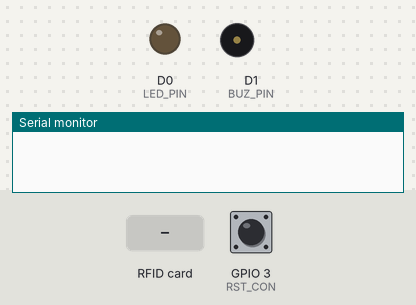
The sketch below on a simulated ESP8266 (NodeMCU). Parts: output pins drawn as LEDs (lit = HIGH), buzzer (waves = sounding, pin HIGH), the last lines printed to the serial monitor. The inputs (shaded band) are chosen by the test bench; at power-on: GPIO 3 (RST_CON) HIGH. WiFi joins after 1.5 s; servers stay silent unless stated; network time is answered at once with the bench clock; the local clock reads 2024-03-15 10:24:30 at power-on unless the sketch sets it.

Above: at 0.1 s.
At 3.9 s:
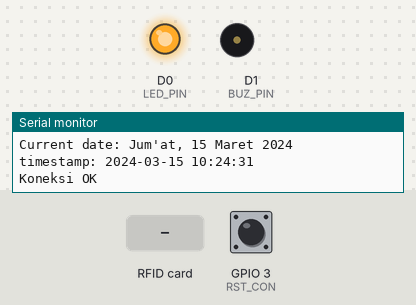
4.0 s: RFID card 5E 7A 19 C4 held to the reader
At 4.9 s:
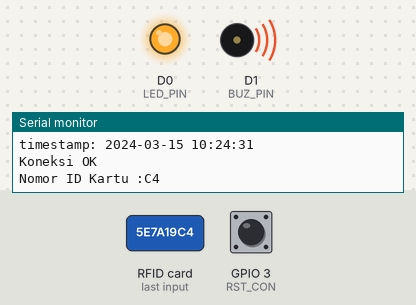
Timing chart, 0 to 7.0 s (numbered marks = the images above; inputs shaded):
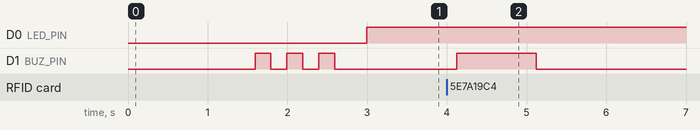

The sketch:

ADMIN_RFID_SIAP_NTP_WifiManager_v4.ino
```cpp
#include <SPI.h>
#include <MFRC522.h>
#include <ESP8266WiFi.h>
#include <NTPClient.h>
#include <WiFiUdp.h>

#include <WiFiClient.h>
#include <ESP8266WebServer.h>
#include <ESP8266mDNS.h>
#include <WiFiManager.h>

ESP8266WebServer server(80);

//pengenal host (server) = IP Address komputer server
const char* host = "172.16.80.123";
const int port = 80;

// Define NTP Client to get time
WiFiUDP ntpUDP;
NTPClient timeClient(ntpUDP, "pool.ntp.org");

//Week Days
String weekDays[7] = { "Minggu", "Senin", "Selasa", "Rabu", "Kamis", "Jum'at", "Sabtu" };

//Month names
String months[12] = { "Januari", "Februari", "Maret", "April", "Mei", "Juni", "Juli", "Augustus", "September", "Oktober", "November", "Desember" };

#define LED_PIN D0  //D8
#define BUZ_PIN 5   //D1

//sediakan variabel untuk RFID
#define SDA_PIN 2  //D4
#define RST_PIN 0  //D3

#define RST_CON 3 //RX

char IDTAG[20];
static char hasilTAG[20] = "";
int i, j, berhasilBaca;
unsigned long timeout;
String dataMasuk, hasilData;
boolean parsing = false;
int loadInfo;
unsigned long previousMillis, currentMillis;
char chipID[25];

int ledState = LOW;

MFRC522 mfrc522(SDA_PIN, RST_PIN);

void setup() {
  Serial.begin(115200);

  pinMode(BUZ_PIN, OUTPUT);
  pinMode(LED_PIN, OUTPUT);
  pinMode(RST_CON, INPUT_PULLUP);
  buzz(0);

  //setting koneksi wifi
  WiFiManager wifiManager;

  // Reset Koneksi SSID
  if(digitalRead(RST_CON) == 0){
    wifiManager.resetSettings();
  }

  wifiManager.autoConnect("siapp_wifi_config");

  Serial.println("Nyambung Coy...");

  if (MDNS.begin("siap")) {
    Serial.println("MDNS responer started");
  }

  {
    //cek koneksi wifi
    Serial.println("Menyambungkan ke Wifi");
    Serial.println();
  }

  // Initialize a NTPClient to get time
  timeClient.begin();
  int GMT = 7;
  timeClient.setTimeOffset(3600 * GMT);

  {
    Serial.println();
    Serial.println("Tersambung ke Wifi");
    Serial.println("IP Address : ");
    Serial.println(WiFi.localIP());
    Serial.println("MAC Address : ");
    Serial.println(WiFi.macAddress());
  }

  {
    int num = ESP.getChipId();
    itoa(num, chipID, 10);
    Serial.println("ID chip: ");
    Serial.println(chipID);
  }

  {
    SPI.begin();
    mfrc522.PCD_Init();
    Serial.println("Tempelkan Kartu RFID Anda ke Reader");
    Serial.println();
  }

  ntp();

  {
    buzz(3);
  }
}

void loop() {
  WiFiClient client;
  MDNS.update();
  server.handleClient();

  if (!client.connect(host, port)) {
    Serial.print(".");
    i = 0;
    return;
  }
  if (i == 0) {
    Serial.println("Koneksi OK");
    i = 1;
  }

  if (i == 1) {
    // blink(500);
    digitalWrite(LED_PIN, HIGH);
  } else {
    digitalWrite(LED_PIN, LOW);
  }

  berhasilBaca = bacaTag();

  if (berhasilBaca) {
    if (IDTAG) {
      buzz(1);
    } else {
      buzz(0);
    }

    if (strcmp(hasilTAG, IDTAG) != 0) {
      strcpy(hasilTAG, IDTAG);
      Serial.println("Nomor ID Kartu :" + String(IDTAG));
      String apiUrl = "/siap.smknbansari.sch.id/tag.php?nokartu=" + String(IDTAG);

      client.print(String("GET ") + apiUrl + " HTTP/1.1\r\n" + "Host: " + host + "\r\n" + "Connection: close\r\n\r\n");
    } else {
      Serial.println("...");
    }

    delay(1000);
  } else {
    strcpy(hasilTAG, "");
  }

  buzz(0);
}

int bacaTag() {
  if (!mfrc522.PICC_IsNewCardPresent())
    return 0;

  if (!mfrc522.PICC_ReadCardSerial())
    return 0;

  memset(IDTAG, 0, sizeof(IDTAG));
  for (byte i = 0; i < mfrc522.uid.size; i++) {
    snprintf(IDTAG, sizeof(IDTAG), "%s%02X", IDTAG, mfrc522.uid.uidByte[i]);
  }

  return 1;
}

void buzz(int loop) {
  if (loop == 0) {
    digitalWrite(BUZ_PIN, LOW);
  } else if (loop == 1) {
    digitalWrite(BUZ_PIN, HIGH);
  } else {
    for (int t = 0; t < loop; t++) {
      digitalWrite(BUZ_PIN, HIGH);
      delay(200);
      digitalWrite(BUZ_PIN, LOW);
      delay(200);
    }
  }
}

void ntp() {
  timeClient.update();
  time_t epochTime = timeClient.getEpochTime();
  //Get a time structure
  struct tm* ptm = gmtime((time_t*)&epochTime);
  String weekDay = weekDays[timeClient.getDay()];
  int monthDay = ptm->tm_mday;
  int currentMonth = ptm->tm_mon + 1;

  String currentMonth_2digit;

  if (currentMonth < 10) {
    currentMonth_2digit = "0" + String(currentMonth);
  } else {
    currentMonth_2digit = String(currentMonth);
  }

  String currentMonthName = months[currentMonth - 1];
  int currentYear = ptm->tm_year + 1900;

  String hariTanggal = weekDay + ", " + monthDay + " " + currentMonthName + " " + currentYear;
  Serial.print("Current date: ");
  Serial.println(hariTanggal);

  String timestamp = String(currentYear) + "-" + currentMonth_2digit + "-" + String(monthDay) + " " + timeClient.getFormattedTime();
  Serial.print("timestamp: ");
  Serial.println(timestamp);

  Serial.println("");
}
```

Measured:
- after the input at 4.0 s, D1 (BUZ_PIN): LOW → HIGH after 0.12 s, → LOW 1.0 s later
